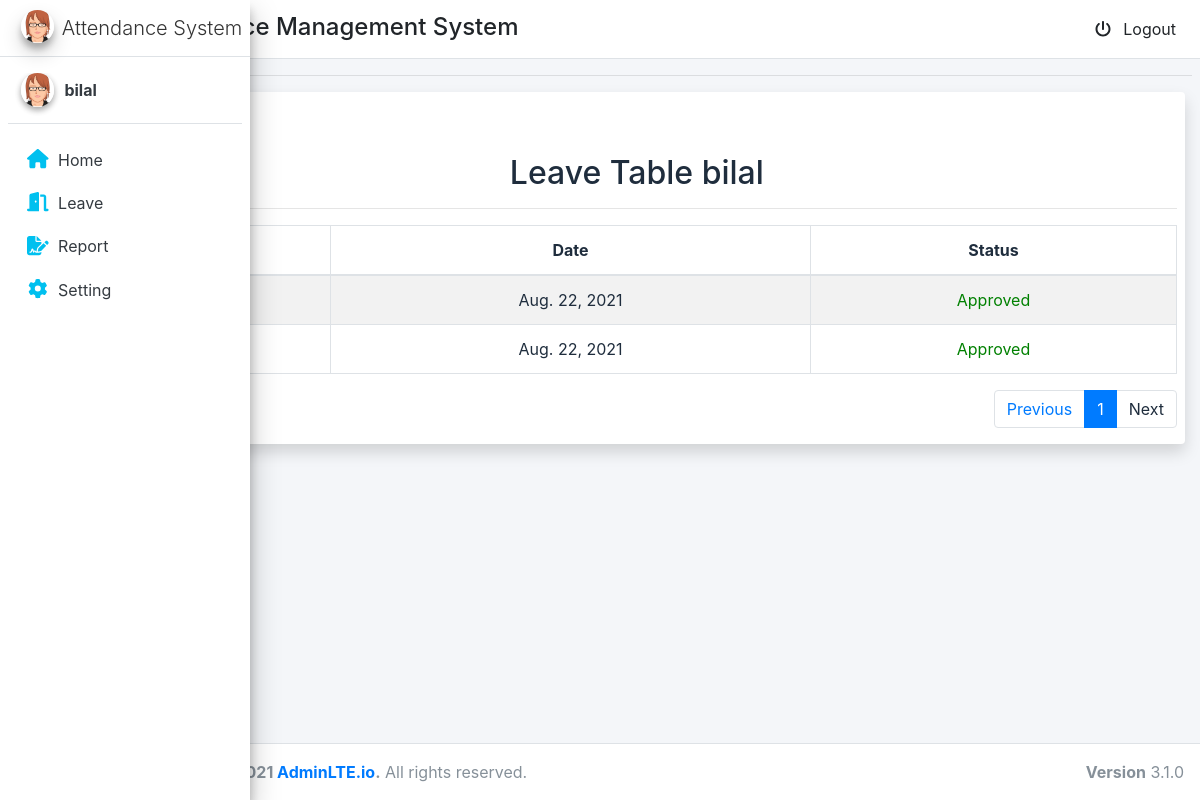
Page /student/leave/table (signed in) on the earlier database version.
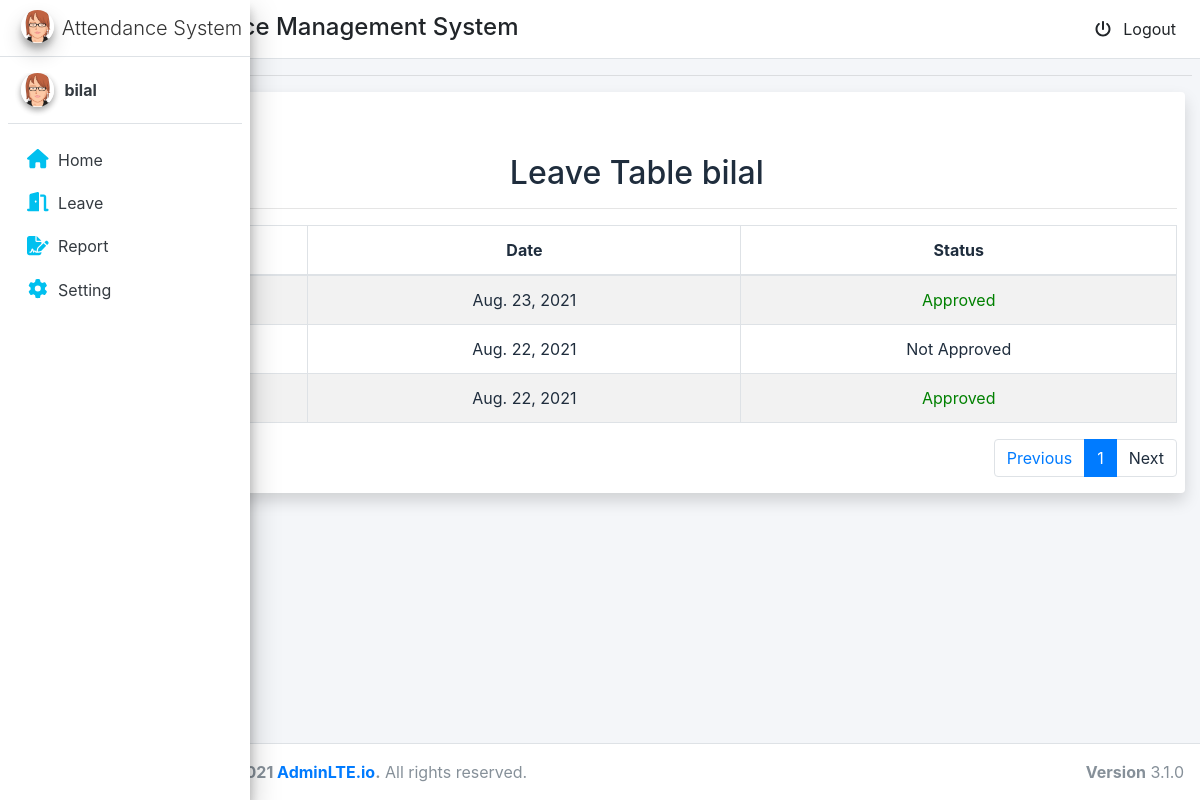
Same page on the later database version.
### students/models.py (models this page shows, shortened)
class Leave(models.Model):
    date=models.DateField()
    reason=models.TextField(max_length=300,blank=True,null=True)
    student=models.ForeignKey(MyUser,on_delete=models.CASCADE)
    approve=models.BooleanField(default=False)

### students/views.py (the view)
# urls.py: path('leave/table', views.leave_table, name='leave_table'),
def leave_table(request):
    user = request.user
    leaves = Leave.objects.all().filter(student=user).order_by('-id')
    p = Paginator(leaves,7)
    page_number = request.GET.get('page')
    try:
        page_obj = p.get_page(page_number)
    except PageNotAnInteger:
        page_obj = p.page(1)
    except EmptyPage:
        page_obj = p.page(p.num_pages)
    context = {'page_obj': page_obj, }
    return render(request, 'leave_table.html',context)

### students/templates/leave_table.html (shortened to what this page needs)
{% extends 'base.html' %}
{% block content %}
<div class="container-fluid ">
    <div class="col-md-12 shadow bg-white rounded">
        <br>
<a href="{% url 'leave' %}"><button type="button" id="add_leave" class="btn btn-primary">New Application </button></a>
        <h2 class="text-center">Leave Table {{ request.user.first_name }}</h2>
        <hr>
        <div class="content-panel table-responsive">
            <table class="table table-striped table-bordered table-advance table-hover item-table">
                <thead>
                    <tr>
                        <th class="text-center"> S.No</th>
                        <th class="text-center"> Date</th>
                        <th class="text-center">Status</th>
                    </tr>
                </thead>
                <tbody class="product-table-body text-center">
                    {% if page_obj %}
                    {% for leave in page_obj.object_list %}
                    <tr>
                        <td><a href="#">{{ forloop.counter}}</a></td>
                        <td class="#">{{ leave.date }}</td>
                        {% if leave.approve == True %}
                        <td style="color: green;" class="#">Approved</td>
                        {% else %}
                        <td class="#">Not Approved</td>
                        {% endif %}
                    </tr>
                    {% endfor %}
                    {% else %}
                    <tr>
                        <td colspan="8"> No Record Found</td>
                    </tr>
                    {% endif %}
                </tbody>
            </table>
            <nav aria-label="...">
                <ul class="pagination justify-content-end">
                    <li class="page-item ">
                        <a {% if page_obj.has_previous %} href="?page={{page_obj.previous_page_number }}" {% else %}
                            disable {% endif %}>
                            <span class="page-link">Previous</span></a>
                    </li>
                    <li class="page-item active"><a class="page-link "
                            href="?page={{page_obj.number}}">{{page_obj.number}}</a></li>
                    <li class="page-item">
                        <a class="page-link" >Next</a>
                    </li>
                </ul>
            </nav>
        </div>
    </div>
</div>
{% endblock content %}

Differences in the rows shown:
added Leave: date "Aug. 23, 2021", approve "Approved"
changed Leave (number 2 of 3 on the later page): approve "Approved" → "Not Approved"
